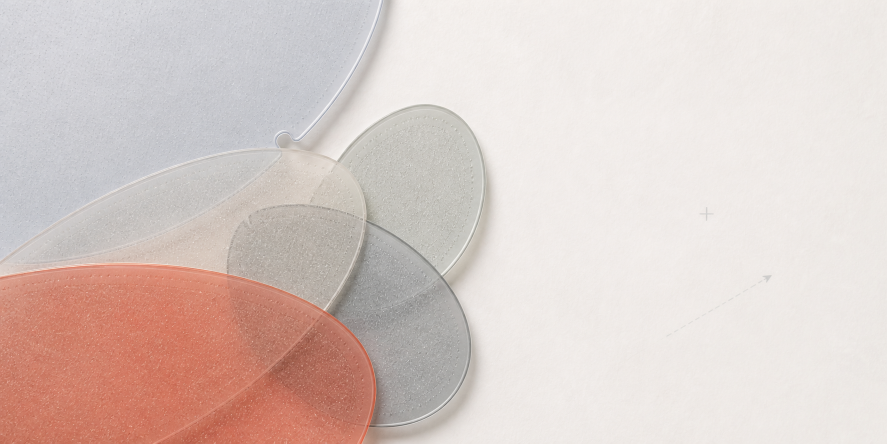
#> input picture assets/brand/backgrounds/hero-background-light-right-v1.png, 1774 x 887 px (shown at 1/2 size); the run also reads 1 picture not shown here
$ python build_motion_video.py
#> lines starting #> are read from the running program, lines starting #| are printed output that depends on the picture
"""Build the throwaway Image 2 keyframe motion study as a seamless MP4."""

from __future__ import annotations

import argparse
import math
import shutil
import subprocess
import sys
from pathlib import Path

import cv2
import numpy as np


SCRIPT_PATH = Path(__file__).resolve()
REPO_ROOT = SCRIPT_PATH.parents[3]
DEFAULT_INPUTS = (
    REPO_ROOT / "assets/brand/backgrounds/hero-background-light-right-v1.png",
    REPO_ROOT / "assets/experiments/motion/hero-keyframe-01-v1.png",
    REPO_ROOT / "assets/experiments/motion/hero-keyframe-02-v1.png",
)
DEFAULT_OUTPUT = REPO_ROOT / "assets/experiments/motion/hero-loop-optical-v1.mp4"


def parse_args() -> argparse.Namespace:
    parser = argparse.ArgumentParser(
        description="Interpolate three model-authored frames with bidirectional dense optical flow."
    )
    parser.add_argument("--output", type=Path, default=DEFAULT_OUTPUT)
    parser.add_argument("--width", type=int, default=1600)
    parser.add_argument("--height", type=int, default=800)
    parser.add_argument("--fps", type=int, default=24)
    parser.add_argument("--duration", type=float, default=7.5)
    parser.add_argument("--flow-scale", type=float, default=0.5)
    parser.add_argument("--max-flow", type=float, default=36.0)
    parser.add_argument("--crf", type=int, default=17)
    return parser.parse_args()


def find_ffmpeg() -> str:
    executable = shutil.which("ffmpeg")
    if executable:
        return executable

    try:
        import imageio_ffmpeg
    except ImportError as error:
        raise RuntimeError(
            "ffmpeg was not found. Install the tools/requirements-motion.txt dependencies."
        ) from error

    return imageio_ffmpeg.get_ffmpeg_exe()


def load_image(path: Path, size: tuple[int, int]) -> np.ndarray:
#> called with size = (1600, 800)
    image = cv2.imread(str(path), cv2.IMREAD_COLOR)
#> image is the input picture: shape (887, 1774, 3); mean B, G, R 198.6, 203.5, 218.6
    if image is None:
        raise FileNotFoundError(f"Could not read image: {path}")
    return cv2.resize(image, size, interpolation=cv2.INTER_LANCZOS4)


def clamp_flow(flow: np.ndarray, maximum: float) -> np.ndarray:
    magnitude = np.linalg.norm(flow, axis=2)
    limiter = np.minimum(1.0, maximum / np.maximum(magnitude, 1e-6))
    flow *= limiter[..., None]
    return flow


def calculate_flow(
    source: np.ndarray,
    target: np.ndarray,
    flow_scale: float,
    max_flow: float,
) -> np.ndarray:
    height, width = source.shape[:2]
    flow_width = max(320, round(width * flow_scale))
    flow_height = max(160, round(height * flow_scale))

    source_small = cv2.resize(source, (flow_width, flow_height), interpolation=cv2.INTER_AREA)
    target_small = cv2.resize(target, (flow_width, flow_height), interpolation=cv2.INTER_AREA)
    source_gray = cv2.cvtColor(source_small, cv2.COLOR_BGR2GRAY)
    target_gray = cv2.cvtColor(target_small, cv2.COLOR_BGR2GRAY)
    source_gray = cv2.GaussianBlur(source_gray, (0, 0), 1.2)
    target_gray = cv2.GaussianBlur(target_gray, (0, 0), 1.2)

    if hasattr(cv2, "DISOpticalFlow_create"):
        estimator = cv2.DISOpticalFlow_create(cv2.DISOPTICAL_FLOW_PRESET_MEDIUM)
        estimator.setUseSpatialPropagation(True)
        estimator.setVariationalRefinementIterations(7)
        flow_small = estimator.calc(source_gray, target_gray, None)
    else:
        flow_small = cv2.calcOpticalFlowFarneback(
            source_gray,
            target_gray,
            None,
            0.5,
            5,
            25,
            5,
            7,
            1.5,
            0,
        )

    flow = cv2.resize(flow_small, (width, height), interpolation=cv2.INTER_LINEAR)
    flow[..., 0] *= width / flow_width
    flow[..., 1] *= height / flow_height
    flow = cv2.GaussianBlur(flow, (0, 0), 0.8)
    return clamp_flow(flow, max_flow)


def warp(image: np.ndarray, flow: np.ndarray, amount: float, grid: tuple[np.ndarray, np.ndarray]) -> np.ndarray:
    grid_x, grid_y = grid
    map_x = grid_x - amount * flow[..., 0]
    map_y = grid_y - amount * flow[..., 1]
    return cv2.remap(
        image,
        map_x,
        map_y,
        interpolation=cv2.INTER_CUBIC,
        borderMode=cv2.BORDER_REFLECT_101,
    )


def interpolate(
    source: np.ndarray,
    target: np.ndarray,
    forward_flow: np.ndarray,
    backward_flow: np.ndarray,
    progress: float,
    grid: tuple[np.ndarray, np.ndarray],
) -> np.ndarray:
    if progress <= 0:
        return source
    if progress >= 1:
        return target

    source_warped = warp(source, forward_flow, progress, grid)
    target_warped = warp(target, backward_flow, 1.0 - progress, grid)
    frame = cv2.addWeighted(source_warped, 1.0 - progress, target_warped, progress, 0.0)

    # Restore a small amount of micro-contrast lost during aligned blending.
    detail_strength = 0.46 * (4.0 * progress * (1.0 - progress))
    softened = cv2.GaussianBlur(frame, (0, 0), 0.72)
    return cv2.addWeighted(frame, 1.0 + detail_strength, softened, -detail_strength, 0.0)


def ease_in_out(progress: float) -> float:
    return 0.5 - 0.5 * math.cos(math.pi * progress)


def frame_counts(total_frames: int, segment_count: int) -> list[int]:
    base = total_frames // segment_count
    remainder = total_frames % segment_count
    return [base + (1 if index < remainder else 0) for index in range(segment_count)]


def describe_flow(label: str, flow: np.ndarray) -> None:
    magnitude = np.linalg.norm(flow, axis=2)
    print(
        f"{label}: mean={magnitude.mean():.2f}px "
        f"p95={np.percentile(magnitude, 95):.2f}px max={magnitude.max():.2f}px"
    )


def build_video(args: argparse.Namespace) -> None:
    if args.width % 2 or args.height % 2:
        raise ValueError("H.264 yuv420p output requires even width and height values.")
    if not 0.2 <= args.flow_scale <= 1.0:
        raise ValueError("--flow-scale must be between 0.2 and 1.0.")

    size = (args.width, args.height)
    images = [load_image(path, size) for path in DEFAULT_INPUTS]
#> call 3 of load_image, with size = (1600, 800)
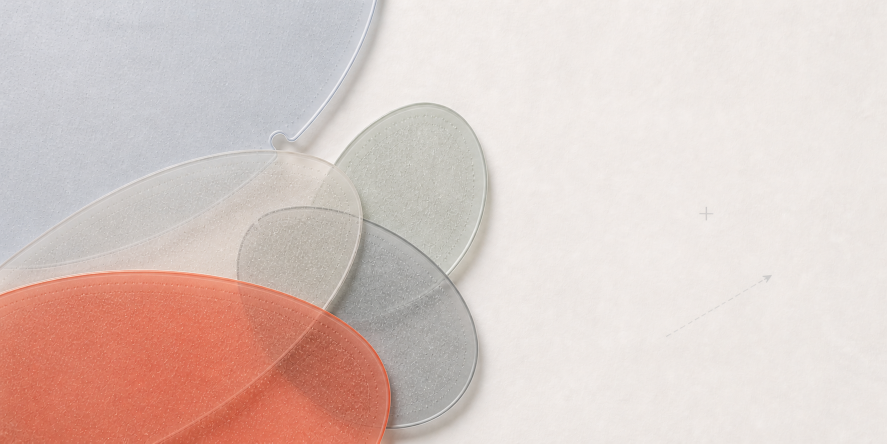
#> input picture assets/experiments/motion/hero-keyframe-02-v1.png, 1774 x 887 px (shown at 1/2 size)
#> in load_image, image is the input picture: shape (887, 1774, 3); mean B, G, R 196.2, 201.6, 219.4
#> images = 3 items
    pairs = [(images[0], images[1]), (images[1], images[2]), (images[2], images[0])]

    print("Calculating bidirectional flow fields...")
    flows: list[tuple[np.ndarray, np.ndarray]] = []
    for index, (source, target) in enumerate(pairs, start=1):
        forward = calculate_flow(source, target, args.flow_scale, args.max_flow)
        backward = calculate_flow(target, source, args.flow_scale, args.max_flow)
        describe_flow(f"segment {index} forward", forward)
        describe_flow(f"segment {index} backward", backward)
        flows.append((forward, backward))
#> this loop made 3 passes
#| segment 1 forward: mean=3.79px p95=5.17px max=6.67px
#| segment 1 backward: mean=3.83px p95=5.16px max=6.91px
#| segment 2 forward: mean=7.09px p95=26.88px max=35.34px
#| segment 2 backward: mean=6.80px p95=22.39px max=35.14px
#| segment 3 forward: mean=8.09px p95=26.96px max=35.54px
#| segment 3 backward: mean=8.19px p95=27.79px max=34.38px
#> pass 1, in calculate_flow, `source_small = cv2.resize(source, (flow_width, flow_height), interpola..`:
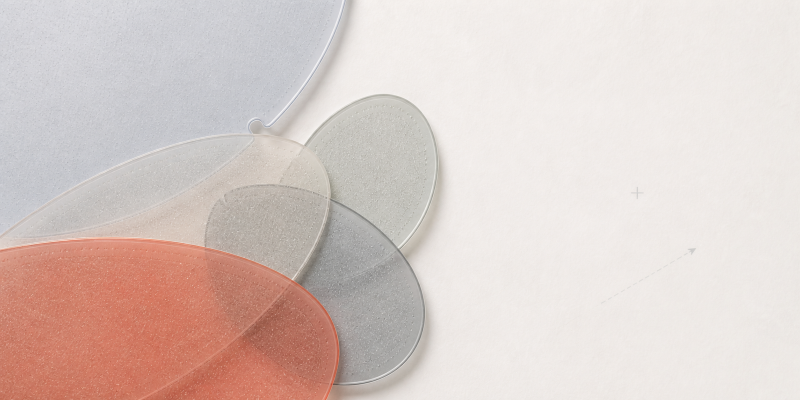
#> source_small: shape (400, 800, 3); mean of channels 0, 1, 2 198.7, 203.6, 218.7; drawn as B, G, R
#> pass 1, in calculate_flow, `source_gray = cv2.cvtColor(source_small, cv2.COLOR_BGR2GRAY)`:
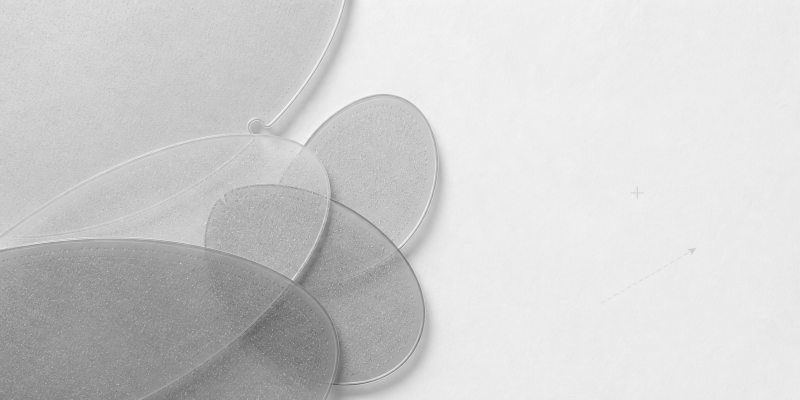
#> source_gray: shape (400, 800); min 87, max 244, mean 207.6
#> after the loop, flows = 3 items

    total_frames = round(args.duration * args.fps)
    counts = frame_counts(total_frames, len(pairs))
#> counts = [60, 60, 60]
    grid_y, grid_x = np.mgrid[0 : args.height, 0 : args.width].astype(np.float32)
    grid = (grid_x, grid_y)

    args.output = args.output.resolve()
    args.output.parent.mkdir(parents=True, exist_ok=True)
    ffmpeg = find_ffmpeg()
    command = [
        ffmpeg,
        "-y",
        "-loglevel",
        "error",
        "-f",
        "rawvideo",
        "-pix_fmt",
        "bgr24",
        "-s:v",
        f"{args.width}x{args.height}",
        "-r",
        str(args.fps),
        "-i",
        "-",
        "-an",
        "-c:v",
        "libx264",
        "-preset",
        "slow",
        "-crf",
        str(args.crf),
        "-profile:v",
        "high",
        "-pix_fmt",
        "yuv420p",
        "-g",
        str(args.fps * 2),
        "-movflags",
        "+faststart",
        "-metadata",
        "title=Soundscape model-authored optical-flow motion study",
        "-metadata",
        "comment=Derived from hero-background-light-right-v1 and two Image 2 keyframes",
        str(args.output),
    ]

    print(f"Encoding {total_frames} frames to {args.output}...")
    process = subprocess.Popen(command, stdin=subprocess.PIPE)
    assert process.stdin is not None
    try:
        for pair_index, ((source, target), (forward, backward), count) in enumerate(
            zip(pairs, flows, counts), start=1
        ):
            for frame_index in range(count):
                linear_progress = frame_index / count
                progress = ease_in_out(linear_progress)
                frame = interpolate(source, target, forward, backward, progress, grid)
                process.stdin.write(frame.tobytes())
            print(f"segment {pair_index}: {count} frames")
    finally:
        process.stdin.close()

    return_code = process.wait()
    if return_code != 0:
        raise RuntimeError(f"ffmpeg failed with exit code {return_code}")

    size_mb = args.output.stat().st_size / (1024 * 1024)
    print(f"Done: {args.duration:.2f}s, {args.fps}fps, {size_mb:.2f} MiB")


def main() -> int:
    try:
        build_video(parse_args())
#> (the call stopped at in find_ffmpeg, `return imageio_ffmpeg.get_ffmpeg_exe()`: imageio_ffmpeg is not available in this run)
    except (FileNotFoundError, RuntimeError, ValueError) as error:
        print(f"error: {error}", file=sys.stderr)
        return 1
    return 0


if __name__ == "__main__":
    raise SystemExit(main())
#> (the program exits here)
